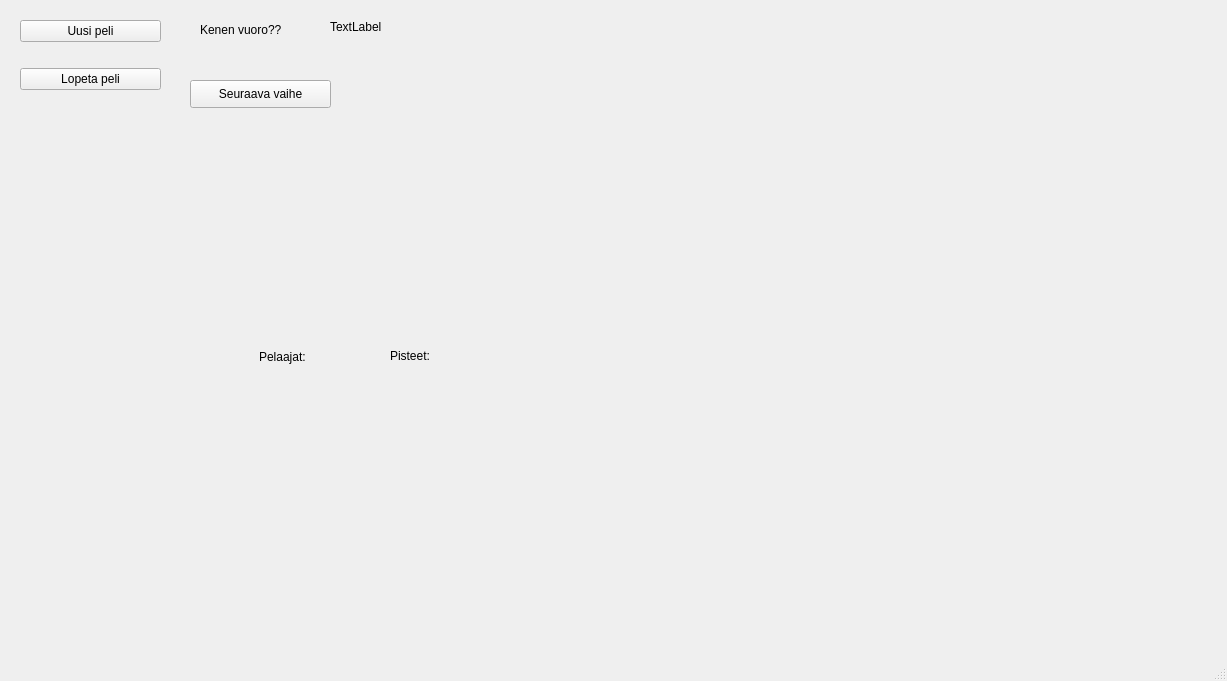
<?xml version="1.0" encoding="UTF-8"?>
<ui version="4.0">
 <class>MainWindow</class>
 <widget class="QMainWindow" name="MainWindow">
  <property name="geometry">
   <rect>
    <x>0</x>
    <y>0</y>
    <width>1227</width>
    <height>681</height>
   </rect>
  </property>
  <property name="windowTitle">
   <string>MainWindow</string>
  </property>
  <widget class="QWidget" name="centralwidget">
   <widget class="QWidget" name="gridLayoutWidget">
    <property name="geometry">
     <rect>
      <x>550</x>
      <y>10</y>
      <width>661</width>
      <height>621</height>
     </rect>
    </property>
    <layout class="QGridLayout" name="gridLayout">
     <property name="spacing">
      <number>6</number>
     </property>
    </layout>
   </widget>
   <widget class="QWidget" name="gridLayoutWidget_2">
    <property name="geometry">
     <rect>
      <x>20</x>
      <y>0</y>
      <width>141</width>
      <height>111</height>
     </rect>
    </property>
    <layout class="QGridLayout" name="gameInfo">
     <item row="2" column="0">
      <widget class="QPushButton" name="lopetaPeliButton">
       <property name="text">
        <string>Lopeta peli</string>
       </property>
      </widget>
     </item>
     <item row="1" column="0">
      <widget class="QPushButton" name="uusiPeliButton">
       <property name="text">
        <string>Uusi peli</string>
       </property>
      </widget>
     </item>
    </layout>
   </widget>
   <widget class="QWidget" name="gridLayoutWidget_3">
    <property name="geometry">
     <rect>
      <x>220</x>
      <y>370</y>
      <width>281</width>
      <height>151</height>
     </rect>
    </property>
    <layout class="QGridLayout" name="pelaajienPisteet"/>
   </widget>
   <widget class="QLabel" name="pelaajatLabel">
    <property name="geometry">
     <rect>
      <x>259</x>
      <y>341</y>
      <width>91</width>
      <height>31</height>
     </rect>
    </property>
    <property name="text">
     <string>Pelaajat:</string>
    </property>
   </widget>
   <widget class="QLabel" name="pisteetLabel">
    <property name="geometry">
     <rect>
      <x>390</x>
      <y>340</y>
      <width>81</width>
      <height>31</height>
     </rect>
    </property>
    <property name="text">
     <string>Pisteet:</string>
    </property>
   </widget>
   <widget class="QLabel" name="vuoroLabel">
    <property name="geometry">
     <rect>
      <x>200</x>
      <y>20</y>
      <width>111</width>
      <height>20</height>
     </rect>
    </property>
    <property name="text">
     <string>Kenen vuoro??</string>
    </property>
   </widget>
   <widget class="QPushButton" name="vaihdaVaiheButton">
    <property name="geometry">
     <rect>
      <x>190</x>
      <y>80</y>
      <width>141</width>
      <height>28</height>
     </rect>
    </property>
    <property name="text">
     <string>Seuraava vaihe</string>
    </property>
   </widget>
   <widget class="QLabel" name="mitaTehda">
    <property name="geometry">
     <rect>
      <x>330</x>
      <y>20</y>
      <width>141</width>
      <height>51</height>
     </rect>
    </property>
    <property name="text">
     <string>TextLabel</string>
    </property>
    <property name="alignment">
     <set>Qt::AlignLeading|Qt::AlignLeft|Qt::AlignTop</set>
    </property>
    <property name="wordWrap">
     <bool>true</bool>
    </property>
   </widget>
   <widget class="QWidget" name="gridLayoutWidget_4">
    <property name="geometry">
     <rect>
      <x>340</x>
      <y>60</y>
      <width>211</width>
      <height>211</height>
     </rect>
    </property>
    <layout class="QGridLayout" name="gridSpenWheel"/>
   </widget>
  </widget>
  <widget class="QMenuBar" name="menubar">
   <property name="geometry">
    <rect>
     <x>0</x>
     <y>0</y>
     <width>1227</width>
     <height>25</height>
    </rect>
   </property>
  </widget>
  <widget class="QStatusBar" name="statusbar"/>
 </widget>
 <resources/>
 <connections/>
</ui>
